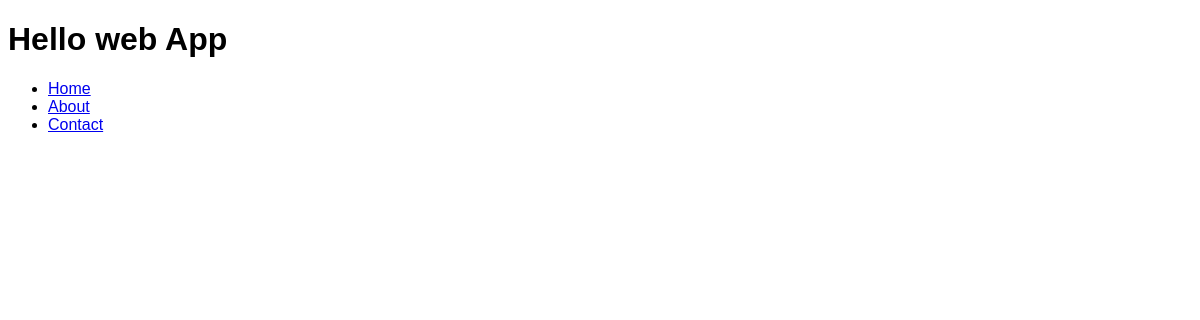
The app's page /, older data.
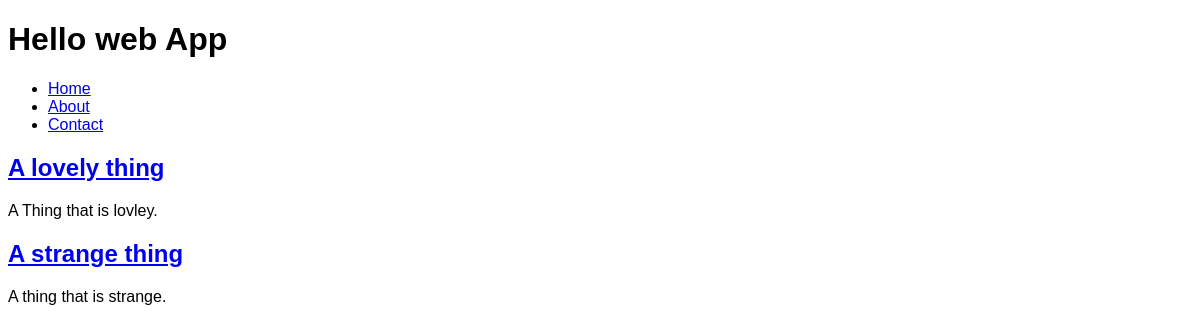
The same page, newer data.
### collection/models.py (models this page shows)
class Thing (models.Model):
	name = models.CharField(max_length=255)
	description = models.TextField()
	slug = models.SlugField(unique=True)

### collection/views.py (the view)
# urls.py: url(r'^$', 'collection.views.index', name='home'),
def index(request):
	things = Thing.objects.all()
	return render(request, 'index.html', {
		'things': things,
		})

### collection/templates/index.html (shortened to what this page needs)
{% extends 'layouts/base.html' %}
{% block content %}
	{% for thing in things %}
	<h2><a href="{% url 'thing_detail' slug=thing.slug %}">
		{{ thing.name }}
	</a></h2>
	<p>{{ thing.description }}</p>
	{% endfor %}
{% endblock %}

### collection/templates/layouts/base.html (shortened to what this page needs)
{% load staticfiles %}
<!DOCTYPE html>
<html>
<head>
	<link rel="stylesheet" href="{% static 'css/style.css' %}" />
</head>
<body>
	<header>
		<h1>Hello web App</h1>
		<nav>
			<ul>
				<li><a href="{% url 'home' %}">Home</a></li>
				<li><a href="{% url 'about' %}">About</a></li>
				<li><a href="{% url 'contact' %}">Contact</a></li>
			</ul>
		</nav>
	</header>
{% block content %}{% endblock %}
</body>
</html>

### collection/static/css/style.css (style rules this page uses)
body { font-family: Arial; }

Row changes from the older to the newer data that the page shows:
added Thing: name "A lovely thing", description "A Thing that is lovley."
added Thing: name "A strange thing", description "A thing that is strange."
